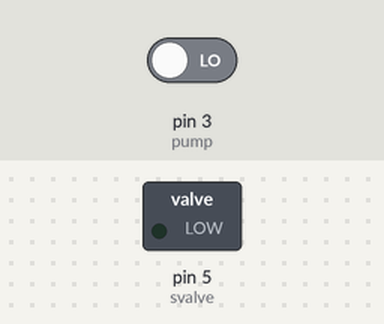
This sketch was run on a simulated Arduino Uno, built with avr-gcc and run on an emulated ATmega328P. On the bench: switched loads named in the sketch (green lamp = pin HIGH). The test bench sets the inputs (shaded band); at power-on: pin 3 (pump) LOW.

Above: at 1.2 s.
1.3 s: pin 3 (pump) driven HIGH
At 2.2 s:
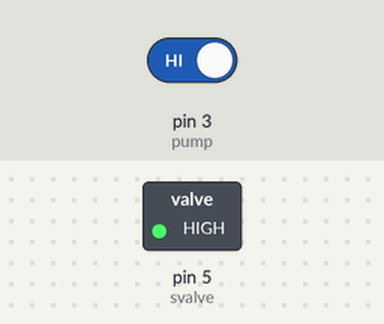
2.8 s: pin 3 (pump) driven LOW
At 3.4 s:
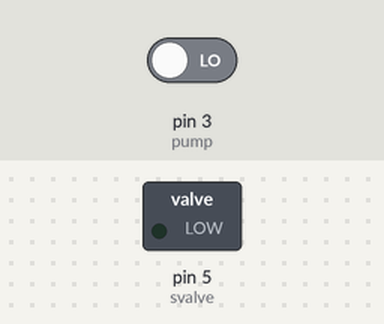
Timing chart, 0 to 5.8 s (numbered marks = the images above; inputs shaded):
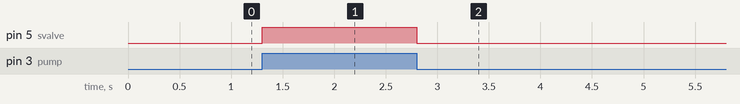

The sketch:

SELA.ino
```cpp
#define pump 3
#define svalve 5

void setup() {

pinMode(pump,INPUT);
pinMode(svalve,OUTPUT);


}

void loop() {


 if (digitalRead(pump)==HIGH){

 digitalWrite(svalve,HIGH);


 }

 else {

 digitalWrite(svalve,LOW);

}


}
```

Measured:
- after the input at 1.3 s, pin 5 (svalve): LOW → HIGH at once
- after the input at 2.8 s, pin 5 (svalve): HIGH → LOW at once
